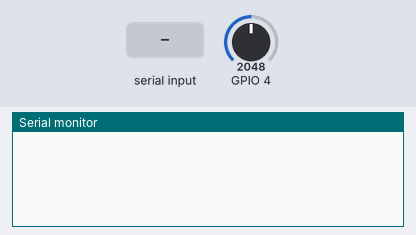
Bench run of a sketch on a simulated ESP32. Parts: the last lines printed to the serial monitor. Inputs (shaded band) come from the test bench; at power-on: GPIO 4 = 2048 (analog values on the 0–4095 scale).

Above: at 1.2 s.
1.3 s: "D" received over Serial
At 2.5 s:
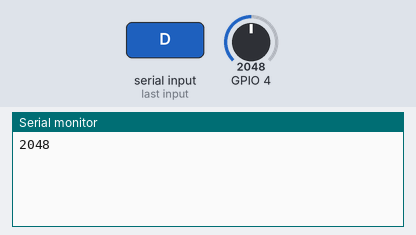
2.8 s: "1" received over Serial
At 3.9 s:
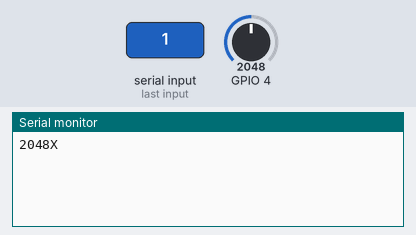

The sketch:

ldr_arduino.ino
```cpp
 char c = 0;

void setup() {
  // put your setup code here, to run once:
  Serial.begin(115200);
  pinMode(4, INPUT);
  analogReadResolution(12);         // Resolución de 12 bits (0-4095)
  analogSetAttenuation(ADC_11db);
}

void loop() {
  // put your main code here, to run repeatedly:
  int lectura = analogRead(4);
  //float voltaje = (lectura / 4095.0)*3;

  //Serial.print("ADC: ");
  //Serial.println(lectura);
  //Serial.print(" | Voltaje: ");
  //Serial.print(voltaje, 3);
  //Serial.println(" V");
  //double lux = 8842.7*voltaje*voltaje-51148*voltaje+74508;
  //Serial.print(lux);
  //Serial.println(" lux");
  if (Serial.available()>0)
  {
    c = Serial.read();

    if(c == 'D'){
      int lectura = analogRead(4);
      Serial.print(lectura);
      delay(50);
    }
    else
    {
      Serial.print("X");
      delay(1000);
    }
  }


}
```

Measured:
- after the input at 1.3 s, the serial monitor: prints a new line at once (image 1)
- after the input at 2.8 s, the serial monitor: prints a new line at once (image 2)
